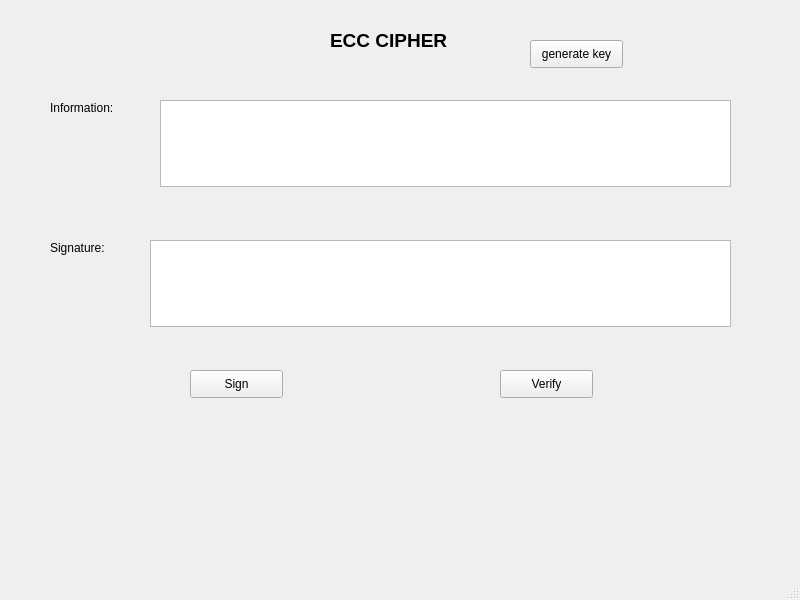
<?xml version="1.0" encoding="UTF-8"?>
<ui version="4.0">
 <class>MainWindow</class>
 <widget class="QMainWindow" name="MainWindow">
  <property name="geometry">
   <rect>
    <x>0</x>
    <y>0</y>
    <width>800</width>
    <height>600</height>
   </rect>
  </property>
  <property name="windowTitle">
   <string>MainWindow</string>
  </property>
  <widget class="QWidget" name="centralwidget">
   <widget class="QLabel" name="label">
    <property name="geometry">
     <rect>
      <x>50</x>
      <y>100</y>
      <width>81</width>
      <height>16</height>
     </rect>
    </property>
    <property name="text">
     <string>Information:</string>
    </property>
   </widget>
   <widget class="QLabel" name="label_2">
    <property name="geometry">
     <rect>
      <x>50</x>
      <y>240</y>
      <width>55</width>
      <height>16</height>
     </rect>
    </property>
    <property name="text">
     <string>Signature:</string>
    </property>
   </widget>
   <widget class="QLabel" name="label_3">
    <property name="geometry">
     <rect>
      <x>330</x>
      <y>20</y>
      <width>151</width>
      <height>41</height>
     </rect>
    </property>
    <property name="text">
     <string>&lt;html&gt;&lt;head/&gt;&lt;body&gt;&lt;p&gt;&lt;span style=&quot; font-size:14pt; font-weight:600;&quot;&gt;ECC CIPHER&lt;/span&gt;&lt;/p&gt;&lt;/body&gt;&lt;/html&gt;</string>
    </property>
   </widget>
   <widget class="QPushButton" name="btn_gen_keys">
    <property name="geometry">
     <rect>
      <x>530</x>
      <y>40</y>
      <width>93</width>
      <height>28</height>
     </rect>
    </property>
    <property name="text">
     <string>generate key</string>
    </property>
   </widget>
   <widget class="QPushButton" name="btn_sign">
    <property name="geometry">
     <rect>
      <x>190</x>
      <y>370</y>
      <width>93</width>
      <height>28</height>
     </rect>
    </property>
    <property name="text">
     <string>Sign</string>
    </property>
   </widget>
   <widget class="QPushButton" name="btn_verify">
    <property name="geometry">
     <rect>
      <x>500</x>
      <y>370</y>
      <width>93</width>
      <height>28</height>
     </rect>
    </property>
    <property name="text">
     <string>Verify</string>
    </property>
   </widget>
   <widget class="QTextEdit" name="txt_info">
    <property name="geometry">
     <rect>
      <x>160</x>
      <y>100</y>
      <width>571</width>
      <height>87</height>
     </rect>
    </property>
   </widget>
   <widget class="QTextEdit" name="txt_sign">
    <property name="geometry">
     <rect>
      <x>150</x>
      <y>240</y>
      <width>581</width>
      <height>87</height>
     </rect>
    </property>
   </widget>
  </widget>
  <widget class="QMenuBar" name="menubar">
   <property name="geometry">
    <rect>
     <x>0</x>
     <y>0</y>
     <width>800</width>
     <height>26</height>
    </rect>
   </property>
  </widget>
  <widget class="QStatusBar" name="statusbar"/>
 </widget>
 <resources/>
 <connections/>
</ui>
